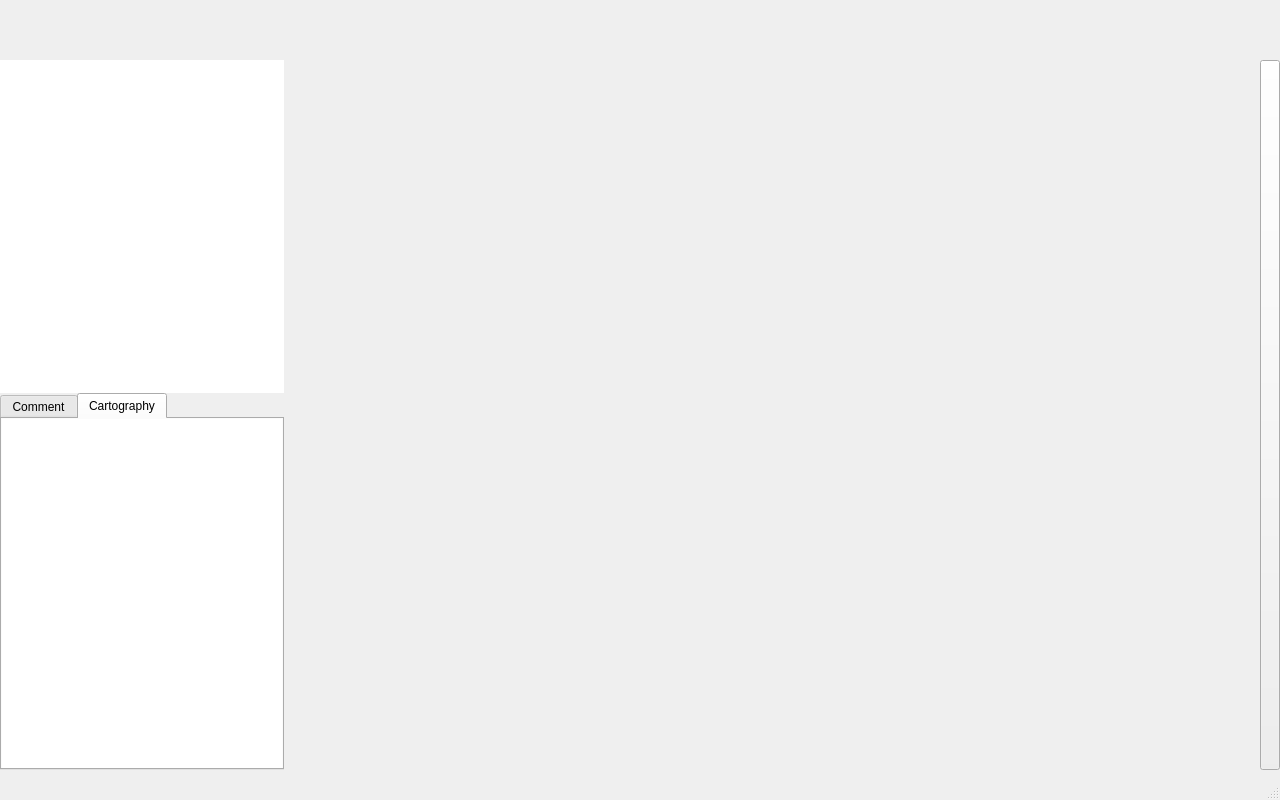
<?xml version="1.0" encoding="UTF-8"?>
<ui version="4.0">
 <class>AssemblyGui</class>
 <widget class="QMainWindow" name="AssemblyGui">
  <property name="geometry">
   <rect>
    <x>0</x>
    <y>0</y>
    <width>1280</width>
    <height>800</height>
   </rect>
  </property>
  <property name="sizePolicy">
   <sizepolicy hsizetype="MinimumExpanding" vsizetype="MinimumExpanding">
    <horstretch>0</horstretch>
    <verstretch>0</verstretch>
   </sizepolicy>
  </property>
  <property name="minimumSize">
   <size>
    <width>1280</width>
    <height>800</height>
   </size>
  </property>
  <property name="windowTitle">
   <string>Matisse 3</string>
  </property>
  <property name="windowIcon">
   <iconset resource="../resources/resources.qrc">
    <normaloff>:/png/ifremer-grand.png</normaloff>:/png/ifremer-grand.png</iconset>
  </property>
  <property name="animated">
   <bool>false</bool>
  </property>
  <widget class="QWidget" name="centralwidget">
   <layout class="QVBoxLayout" name="verticalLayout">
    <property name="spacing">
     <number>0</number>
    </property>
    <property name="leftMargin">
     <number>0</number>
    </property>
    <property name="topMargin">
     <number>0</number>
    </property>
    <property name="rightMargin">
     <number>0</number>
    </property>
    <property name="bottomMargin">
     <number>0</number>
    </property>
    <item>
     <widget class="MainControllBar" name="_MCB_controllBar">
      <property name="sizePolicy">
       <sizepolicy hsizetype="Expanding" vsizetype="Fixed">
        <horstretch>0</horstretch>
        <verstretch>0</verstretch>
       </sizepolicy>
      </property>
      <property name="minimumSize">
       <size>
        <width>300</width>
        <height>60</height>
       </size>
      </property>
      <property name="maximumSize">
       <size>
        <width>16777215</width>
        <height>16777215</height>
       </size>
      </property>
      <property name="frameShape">
       <enum>QFrame::NoFrame</enum>
      </property>
      <property name="frameShadow">
       <enum>QFrame::Raised</enum>
      </property>
      <property name="lineWidth">
       <number>0</number>
      </property>
     </widget>
    </item>
    <item>
     <layout class="QHBoxLayout" name="_HLAY_mapCreationView">
      <property name="spacing">
       <number>0</number>
      </property>
      <item>
       <widget class="QSplitter" name="_SPLIT_leftMenu">
        <property name="enabled">
         <bool>true</bool>
        </property>
        <property name="sizePolicy">
         <sizepolicy hsizetype="Fixed" vsizetype="Expanding">
          <horstretch>0</horstretch>
          <verstretch>0</verstretch>
         </sizepolicy>
        </property>
        <property name="minimumSize">
         <size>
          <width>0</width>
          <height>678</height>
         </size>
        </property>
        <property name="maximumSize">
         <size>
          <width>16777215</width>
          <height>16777215</height>
         </size>
        </property>
        <property name="lineWidth">
         <number>0</number>
        </property>
        <property name="orientation">
         <enum>Qt::Vertical</enum>
        </property>
        <property name="handleWidth">
         <number>0</number>
        </property>
        <property name="childrenCollapsible">
         <bool>false</bool>
        </property>
        <widget class="QWidget" name="verticalLayoutWidget">
         <layout class="QVBoxLayout" name="verticalLayout_4">
          <property name="spacing">
           <number>0</number>
          </property>
          <property name="topMargin">
           <number>0</number>
          </property>
          <item>
           <widget class="QTreeWidget" name="_TRW_assemblies">
            <property name="sizePolicy">
             <sizepolicy hsizetype="Expanding" vsizetype="Expanding">
              <horstretch>0</horstretch>
              <verstretch>0</verstretch>
             </sizepolicy>
            </property>
            <property name="minimumSize">
             <size>
              <width>0</width>
              <height>200</height>
             </size>
            </property>
            <property name="maximumSize">
             <size>
              <width>16777215</width>
              <height>16777215</height>
             </size>
            </property>
            <property name="autoFillBackground">
             <bool>true</bool>
            </property>
            <property name="frameShape">
             <enum>QFrame::NoFrame</enum>
            </property>
            <property name="lineWidth">
             <number>0</number>
            </property>
            <property name="horizontalScrollBarPolicy">
             <enum>Qt::ScrollBarAlwaysOff</enum>
            </property>
            <property name="autoScroll">
             <bool>true</bool>
            </property>
            <property name="dragEnabled">
             <bool>true</bool>
            </property>
            <property name="dragDropMode">
             <enum>QAbstractItemView::DragOnly</enum>
            </property>
            <property name="defaultDropAction">
             <enum>Qt::LinkAction</enum>
            </property>
            <property name="alternatingRowColors">
             <bool>true</bool>
            </property>
            <property name="selectionMode">
             <enum>QAbstractItemView::SingleSelection</enum>
            </property>
            <property name="selectionBehavior">
             <enum>QAbstractItemView::SelectRows</enum>
            </property>
            <property name="iconSize">
             <size>
              <width>10</width>
              <height>10</height>
             </size>
            </property>
            <property name="horizontalScrollMode">
             <enum>QAbstractItemView::ScrollPerPixel</enum>
            </property>
            <property name="indentation">
             <number>20</number>
            </property>
            <property name="uniformRowHeights">
             <bool>true</bool>
            </property>
            <property name="itemsExpandable">
             <bool>true</bool>
            </property>
            <property name="headerHidden">
             <bool>true</bool>
            </property>
            <property name="columnCount">
             <number>1</number>
            </property>
            <attribute name="headerVisible">
             <bool>false</bool>
            </attribute>
            <attribute name="headerMinimumSectionSize">
             <number>100</number>
            </attribute>
            <column>
             <property name="text">
              <string notr="true">1</string>
             </property>
            </column>
           </widget>
          </item>
         </layout>
        </widget>
        <widget class="QStackedWidget" name="_SW_helperTabSets">
         <property name="sizePolicy">
          <sizepolicy hsizetype="Expanding" vsizetype="Expanding">
           <horstretch>0</horstretch>
           <verstretch>0</verstretch>
          </sizepolicy>
         </property>
         <property name="minimumSize">
          <size>
           <width>0</width>
           <height>200</height>
          </size>
         </property>
         <property name="maximumSize">
          <size>
           <width>16777215</width>
           <height>16777215</height>
          </size>
         </property>
         <property name="lineWidth">
          <number>0</number>
         </property>
         <property name="currentIndex">
          <number>0</number>
         </property>
         <widget class="QWidget" name="_WID_mapViewTabSet">
          <property name="sizePolicy">
           <sizepolicy hsizetype="Expanding" vsizetype="Expanding">
            <horstretch>0</horstretch>
            <verstretch>0</verstretch>
           </sizepolicy>
          </property>
          <property name="minimumSize">
           <size>
            <width>0</width>
            <height>200</height>
           </size>
          </property>
          <property name="maximumSize">
           <size>
            <width>16777215</width>
            <height>16777215</height>
           </size>
          </property>
          <layout class="QGridLayout" name="gridLayout_9">
           <property name="leftMargin">
            <number>0</number>
           </property>
           <property name="topMargin">
            <number>0</number>
           </property>
           <property name="rightMargin">
            <number>0</number>
           </property>
           <property name="bottomMargin">
            <number>0</number>
           </property>
           <property name="spacing">
            <number>0</number>
           </property>
           <item row="0" column="0">
            <widget class="MatisseTabWidget" name="_TW_mapViewTabs">
             <property name="enabled">
              <bool>true</bool>
             </property>
             <property name="sizePolicy">
              <sizepolicy hsizetype="Expanding" vsizetype="Expanding">
               <horstretch>0</horstretch>
               <verstretch>0</verstretch>
              </sizepolicy>
             </property>
             <property name="minimumSize">
              <size>
               <width>0</width>
               <height>200</height>
              </size>
             </property>
             <property name="maximumSize">
              <size>
               <width>16777215</width>
               <height>16777215</height>
              </size>
             </property>
             <property name="currentIndex">
              <number>1</number>
             </property>
             <property name="elideMode">
              <enum>Qt::ElideNone</enum>
             </property>
             <property name="tabBarAutoHide">
              <bool>false</bool>
             </property>
             <widget class="QWidget" name="_TABW_properties">
              <property name="sizePolicy">
               <sizepolicy hsizetype="Expanding" vsizetype="Expanding">
                <horstretch>0</horstretch>
                <verstretch>0</verstretch>
               </sizepolicy>
              </property>
              <property name="minimumSize">
               <size>
                <width>0</width>
                <height>150</height>
               </size>
              </property>
              <property name="maximumSize">
               <size>
                <width>16777215</width>
                <height>16777215</height>
               </size>
              </property>
              <attribute name="title">
               <string>Comment</string>
              </attribute>
              <layout class="QGridLayout" name="gridLayout_3">
               <property name="leftMargin">
                <number>0</number>
               </property>
               <property name="topMargin">
                <number>0</number>
               </property>
               <property name="rightMargin">
                <number>0</number>
               </property>
               <property name="bottomMargin">
                <number>0</number>
               </property>
               <property name="spacing">
                <number>0</number>
               </property>
               <item row="0" column="0">
                <widget class="QTreeWidget" name="_TRW_assemblyInfo">
                 <property name="sizePolicy">
                  <sizepolicy hsizetype="Expanding" vsizetype="Expanding">
                   <horstretch>0</horstretch>
                   <verstretch>0</verstretch>
                  </sizepolicy>
                 </property>
                 <property name="minimumSize">
                  <size>
                   <width>0</width>
                   <height>150</height>
                  </size>
                 </property>
                 <property name="maximumSize">
                  <size>
                   <width>16777215</width>
                   <height>16777215</height>
                  </size>
                 </property>
                 <property name="frameShape">
                  <enum>QFrame::NoFrame</enum>
                 </property>
                 <property name="lineWidth">
                  <number>0</number>
                 </property>
                 <property name="horizontalScrollBarPolicy">
                  <enum>Qt::ScrollBarAlwaysOff</enum>
                 </property>
                 <property name="autoScroll">
                  <bool>false</bool>
                 </property>
                 <property name="autoScrollMargin">
                  <number>0</number>
                 </property>
                 <property name="alternatingRowColors">
                  <bool>true</bool>
                 </property>
                 <property name="selectionMode">
                  <enum>QAbstractItemView::NoSelection</enum>
                 </property>
                 <property name="indentation">
                  <number>0</number>
                 </property>
                 <property name="wordWrap">
                  <bool>true</bool>
                 </property>
                 <property name="columnCount">
                  <number>2</number>
                 </property>
                 <attribute name="headerVisible">
                  <bool>false</bool>
                 </attribute>
                 <attribute name="headerMinimumSectionSize">
                  <number>100</number>
                 </attribute>
                 <attribute name="headerDefaultSectionSize">
                  <number>100</number>
                 </attribute>
                 <column>
                  <property name="text">
                   <string notr="true">Champ</string>
                  </property>
                 </column>
                 <column>
                  <property name="text">
                   <string>Valeur</string>
                  </property>
                 </column>
                </widget>
               </item>
              </layout>
             </widget>
             <widget class="QWidget" name="_TABW_mapLayers">
              <property name="sizePolicy">
               <sizepolicy hsizetype="Expanding" vsizetype="Expanding">
                <horstretch>0</horstretch>
                <verstretch>0</verstretch>
               </sizepolicy>
              </property>
              <property name="minimumSize">
               <size>
                <width>0</width>
                <height>150</height>
               </size>
              </property>
              <property name="maximumSize">
               <size>
                <width>16777215</width>
                <height>16777215</height>
               </size>
              </property>
              <attribute name="title">
               <string>Cartography</string>
              </attribute>
              <layout class="QGridLayout" name="gridLayout_7">
               <property name="leftMargin">
                <number>0</number>
               </property>
               <property name="topMargin">
                <number>0</number>
               </property>
               <property name="rightMargin">
                <number>0</number>
               </property>
               <property name="bottomMargin">
                <number>0</number>
               </property>
               <property name="spacing">
                <number>0</number>
               </property>
               <item row="0" column="1">
                <widget class="QListWidget" name="_LW_mapLayers">
                 <property name="sizePolicy">
                  <sizepolicy hsizetype="Expanding" vsizetype="Expanding">
                   <horstretch>0</horstretch>
                   <verstretch>0</verstretch>
                  </sizepolicy>
                 </property>
                 <property name="minimumSize">
                  <size>
                   <width>280</width>
                   <height>150</height>
                  </size>
                 </property>
                 <property name="maximumSize">
                  <size>
                   <width>16777215</width>
                   <height>16777215</height>
                  </size>
                 </property>
                 <property name="frameShape">
                  <enum>QFrame::NoFrame</enum>
                 </property>
                 <property name="lineWidth">
                  <number>0</number>
                 </property>
                </widget>
               </item>
              </layout>
             </widget>
            </widget>
           </item>
          </layout>
         </widget>
         <widget class="QWidget" name="_WID_creationViewTabSet">
          <property name="sizePolicy">
           <sizepolicy hsizetype="Expanding" vsizetype="Expanding">
            <horstretch>0</horstretch>
            <verstretch>0</verstretch>
           </sizepolicy>
          </property>
          <property name="minimumSize">
           <size>
            <width>0</width>
            <height>200</height>
           </size>
          </property>
          <property name="maximumSize">
           <size>
            <width>16777215</width>
            <height>16777215</height>
           </size>
          </property>
          <layout class="QGridLayout" name="gridLayout_8">
           <property name="leftMargin">
            <number>0</number>
           </property>
           <property name="topMargin">
            <number>0</number>
           </property>
           <property name="rightMargin">
            <number>0</number>
           </property>
           <property name="bottomMargin">
            <number>0</number>
           </property>
           <property name="spacing">
            <number>0</number>
           </property>
           <item row="0" column="0">
            <widget class="MatisseTabWidget" name="_TW_creationViewTabs">
             <property name="sizePolicy">
              <sizepolicy hsizetype="Expanding" vsizetype="Expanding">
               <horstretch>0</horstretch>
               <verstretch>0</verstretch>
              </sizepolicy>
             </property>
             <property name="minimumSize">
              <size>
               <width>0</width>
               <height>200</height>
              </size>
             </property>
             <property name="maximumSize">
              <size>
               <width>16777215</width>
               <height>16777215</height>
              </size>
             </property>
             <property name="currentIndex">
              <number>2</number>
             </property>
             <property name="elideMode">
              <enum>Qt::ElideNone</enum>
             </property>
             <widget class="QWidget" name="_TABW_inputs">
              <property name="sizePolicy">
               <sizepolicy hsizetype="Expanding" vsizetype="Expanding">
                <horstretch>0</horstretch>
                <verstretch>0</verstretch>
               </sizepolicy>
              </property>
              <property name="minimumSize">
               <size>
                <width>0</width>
                <height>150</height>
               </size>
              </property>
              <property name="maximumSize">
               <size>
                <width>16777215</width>
                <height>16777215</height>
               </size>
              </property>
              <attribute name="title">
               <string>Sources</string>
              </attribute>
              <layout class="QGridLayout" name="gridLayout_4">
               <property name="leftMargin">
                <number>0</number>
               </property>
               <property name="topMargin">
                <number>5</number>
               </property>
               <property name="rightMargin">
                <number>0</number>
               </property>
               <property name="bottomMargin">
                <number>0</number>
               </property>
               <property name="spacing">
                <number>0</number>
               </property>
               <item row="0" column="0">
                <widget class="QListWidget" name="_LW_inputs">
                 <property name="sizePolicy">
                  <sizepolicy hsizetype="Expanding" vsizetype="Expanding">
                   <horstretch>0</horstretch>
                   <verstretch>0</verstretch>
                  </sizepolicy>
                 </property>
                 <property name="minimumSize">
                  <size>
                   <width>0</width>
                   <height>150</height>
                  </size>
                 </property>
                 <property name="maximumSize">
                  <size>
                   <width>16777215</width>
                   <height>16777215</height>
                  </size>
                 </property>
                 <property name="frameShape">
                  <enum>QFrame::NoFrame</enum>
                 </property>
                 <property name="lineWidth">
                  <number>0</number>
                 </property>
                 <property name="dragDropMode">
                  <enum>QAbstractItemView::DragOnly</enum>
                 </property>
                 <property name="defaultDropAction">
                  <enum>Qt::CopyAction</enum>
                 </property>
                 <property name="alternatingRowColors">
                  <bool>true</bool>
                 </property>
                 <property name="selectionBehavior">
                  <enum>QAbstractItemView::SelectRows</enum>
                 </property>
                 <property name="iconSize">
                  <size>
                   <width>50</width>
                   <height>60</height>
                  </size>
                 </property>
                 <property name="gridSize">
                  <size>
                   <width>0</width>
                   <height>60</height>
                  </size>
                 </property>
                 <property name="uniformItemSizes">
                  <bool>true</bool>
                 </property>
                 <property name="selectionRectVisible">
                  <bool>true</bool>
                 </property>
                </widget>
               </item>
              </layout>
             </widget>
             <widget class="QWidget" name="_TABW_processors">
              <property name="sizePolicy">
               <sizepolicy hsizetype="Expanding" vsizetype="Expanding">
                <horstretch>0</horstretch>
                <verstretch>0</verstretch>
               </sizepolicy>
              </property>
              <property name="minimumSize">
               <size>
                <width>0</width>
                <height>150</height>
               </size>
              </property>
              <property name="maximumSize">
               <size>
                <width>16777215</width>
                <height>16777215</height>
               </size>
              </property>
              <attribute name="title">
               <string>Processors</string>
              </attribute>
              <layout class="QGridLayout" name="gridLayout_5">
               <property name="leftMargin">
                <number>0</number>
               </property>
               <property name="topMargin">
                <number>5</number>
               </property>
               <property name="rightMargin">
                <number>0</number>
               </property>
               <property name="bottomMargin">
                <number>0</number>
               </property>
               <property name="spacing">
                <number>0</number>
               </property>
               <item row="0" column="0">
                <widget class="QListWidget" name="_LW_processors">
                 <property name="sizePolicy">
                  <sizepolicy hsizetype="Expanding" vsizetype="Expanding">
                   <horstretch>0</horstretch>
                   <verstretch>0</verstretch>
                  </sizepolicy>
                 </property>
                 <property name="minimumSize">
                  <size>
                   <width>0</width>
                   <height>150</height>
                  </size>
                 </property>
                 <property name="maximumSize">
                  <size>
                   <width>16777215</width>
                   <height>16777215</height>
                  </size>
                 </property>
                 <property name="frameShape">
                  <enum>QFrame::NoFrame</enum>
                 </property>
                 <property name="lineWidth">
                  <number>0</number>
                 </property>
                 <property name="dragDropMode">
                  <enum>QAbstractItemView::DragOnly</enum>
                 </property>
                 <property name="defaultDropAction">
                  <enum>Qt::CopyAction</enum>
                 </property>
                 <property name="alternatingRowColors">
                  <bool>true</bool>
                 </property>
                 <property name="selectionBehavior">
                  <enum>QAbstractItemView::SelectRows</enum>
                 </property>
                 <property name="iconSize">
                  <size>
                   <width>50</width>
                   <height>60</height>
                  </size>
                 </property>
                 <property name="gridSize">
                  <size>
                   <width>0</width>
                   <height>60</height>
                  </size>
                 </property>
                 <property name="uniformItemSizes">
                  <bool>true</bool>
                 </property>
                 <property name="selectionRectVisible">
                  <bool>true</bool>
                 </property>
                </widget>
               </item>
              </layout>
             </widget>
             <widget class="QWidget" name="_TABW_outputs">
              <property name="sizePolicy">
               <sizepolicy hsizetype="Expanding" vsizetype="Expanding">
                <horstretch>0</horstretch>
                <verstretch>0</verstretch>
               </sizepolicy>
              </property>
              <property name="minimumSize">
               <size>
                <width>0</width>
                <height>150</height>
               </size>
              </property>
              <property name="maximumSize">
               <size>
                <width>16777215</width>
                <height>16777215</height>
               </size>
              </property>
              <attribute name="title">
               <string>Destinations</string>
              </attribute>
              <layout class="QGridLayout" name="gridLayout_6">
               <property name="leftMargin">
                <number>0</number>
               </property>
               <property name="topMargin">
                <number>5</number>
               </property>
               <property name="rightMargin">
                <number>0</number>
               </property>
               <property name="bottomMargin">
                <number>0</number>
               </property>
               <property name="spacing">
                <number>0</number>
               </property>
               <item row="0" column="0">
                <widget class="QListWidget" name="_LW_outputs">
                 <property name="minimumSize">
                  <size>
                   <width>0</width>
                   <height>150</height>
                  </size>
                 </property>
                 <property name="maximumSize">
                  <size>
                   <width>16777215</width>
                   <height>16777215</height>
                  </size>
                 </property>
                 <property name="frameShape">
                  <enum>QFrame::NoFrame</enum>
                 </property>
                 <property name="lineWidth">
                  <number>0</number>
                 </property>
                 <property name="dragDropMode">
                  <enum>QAbstractItemView::DragOnly</enum>
                 </property>
                 <property name="defaultDropAction">
                  <enum>Qt::CopyAction</enum>
                 </property>
                 <property name="alternatingRowColors">
                  <bool>true</bool>
                 </property>
                 <property name="selectionBehavior">
                  <enum>QAbstractItemView::SelectRows</enum>
                 </property>
                 <property name="iconSize">
                  <size>
                   <width>50</width>
                   <height>60</height>
                  </size>
                 </property>
                 <property name="gridSize">
                  <size>
                   <width>0</width>
                   <height>60</height>
                  </size>
                 </property>
                 <property name="uniformItemSizes">
                  <bool>true</bool>
                 </property>
                 <property name="selectionRectVisible">
                  <bool>true</bool>
                 </property>
                </widget>
               </item>
              </layout>
             </widget>
            </widget>
           </item>
          </layout>
         </widget>
        </widget>
       </widget>
      </item>
      <item>
       <widget class="QWidget" name="_WID_workViewContainer" native="true">
        <property name="sizePolicy">
         <sizepolicy hsizetype="Expanding" vsizetype="Expanding">
          <horstretch>0</horstretch>
          <verstretch>0</verstretch>
         </sizepolicy>
        </property>
        <layout class="QGridLayout" name="gridLayout_2">
         <property name="leftMargin">
          <number>0</number>
         </property>
         <property name="topMargin">
          <number>0</number>
         </property>
         <property name="rightMargin">
          <number>0</number>
         </property>
         <property name="bottomMargin">
          <number>0</number>
         </property>
         <property name="spacing">
          <number>0</number>
         </property>
         <item row="0" column="0">
          <widget class="QStackedWidget" name="_SW_viewStack">
           <property name="sizePolicy">
            <sizepolicy hsizetype="Expanding" vsizetype="Expanding">
             <horstretch>100</horstretch>
             <verstretch>100</verstretch>
            </sizepolicy>
           </property>
           <property name="minimumSize">
            <size>
             <width>580</width>
             <height>710</height>
            </size>
           </property>
           <property name="sizeIncrement">
            <size>
             <width>0</width>
             <height>0</height>
            </size>
           </property>
           <property name="baseSize">
            <size>
             <width>0</width>
             <height>0</height>
            </size>
           </property>
           <property name="lineWidth">
            <number>0</number>
           </property>
           <property name="currentIndex">
            <number>0</number>
           </property>
           <widget class="UserFormWidget" name="_WID_mapViewSceneContainer">
            <property name="sizePolicy">
             <sizepolicy hsizetype="Expanding" vsizetype="Expanding">
              <horstretch>0</horstretch>
              <verstretch>0</verstretch>
             </sizepolicy>
            </property>
            <property name="minimumSize">
             <size>
              <width>580</width>
              <height>710</height>
             </size>
            </property>
           </widget>
           <widget class="MatisseServer::ExpertFormWidget" name="_WID_creationSceneContainer">
            <property name="sizePolicy">
             <sizepolicy hsizetype="Expanding" vsizetype="Expanding">
              <horstretch>0</horstretch>
              <verstretch>0</verstretch>
             </sizepolicy>
            </property>
            <property name="minimumSize">
             <size>
              <width>580</width>
              <height>710</height>
             </size>
            </property>
           </widget>
          </widget>
         </item>
        </layout>
       </widget>
      </item>
      <item>
       <widget class="QScrollArea" name="_SCA_parametersDock">
        <property name="sizePolicy">
         <sizepolicy hsizetype="Fixed" vsizetype="Expanding">
          <horstretch>0</horstretch>
          <verstretch>0</verstretch>
         </sizepolicy>
        </property>
        <property name="minimumSize">
         <size>
          <width>400</width>
          <height>0</height>
         </size>
        </property>
        <property name="frameShape">
         <enum>QFrame::NoFrame</enum>
        </property>
        <property name="lineWidth">
         <number>0</number>
        </property>
        <property name="widgetResizable">
         <bool>true</bool>
        </property>
        <widget class="QWidget" name="scrollAreaWidgetContents">
         <property name="geometry">
          <rect>
           <x>0</x>
           <y>0</y>
           <width>400</width>
           <height>708</height>
          </rect>
         </property>
        </widget>
       </widget>
      </item>
      <item>
       <widget class="MatisseServer::ParametersFoldButton" name="_PB_parameterFold">
        <property name="sizePolicy">
         <sizepolicy hsizetype="Fixed" vsizetype="Expanding">
          <horstretch>0</horstretch>
          <verstretch>0</verstretch>
         </sizepolicy>
        </property>
        <property name="minimumSize">
         <size>
          <width>20</width>
          <height>0</height>
         </size>
        </property>
        <property name="maximumSize">
         <size>
          <width>20</width>
          <height>16777215</height>
         </size>
        </property>
        <property name="toolTip">
         <string>Deplier la fenetre de parametrage</string>
        </property>
        <property name="text">
         <string/>
        </property>
        <property name="icon">
         <iconset resource="../icons.qrc">
          <normaloff>:/qss_icons/icons/Roue.svg</normaloff>:/qss_icons/icons/Roue.svg</iconset>
        </property>
       </widget>
      </item>
     </layout>
    </item>
   </layout>
  </widget>
  <widget class="QStatusBar" name="statusbar">
   <property name="sizePolicy">
    <sizepolicy hsizetype="Expanding" vsizetype="Fixed">
     <horstretch>0</horstretch>
     <verstretch>0</verstretch>
    </sizepolicy>
   </property>
   <property name="minimumSize">
    <size>
     <width>1280</width>
     <height>30</height>
    </size>
   </property>
   <property name="maximumSize">
    <size>
     <width>16777215</width>
     <height>30</height>
    </size>
   </property>
   <property name="layoutDirection">
    <enum>Qt::LeftToRight</enum>
   </property>
  </widget>
 </widget>
 <customwidgets>
  <customwidget>
   <class>UserFormWidget</class>
   <extends>QWidget</extends>
   <header>UserFormWidget.h</header>
  </customwidget>
  <customwidget>
   <class>MainControllBar</class>
   <extends>QFrame</extends>
   <header>MainControllBar.h</header>
   <container>1</container>
  </customwidget>
  <customwidget>
   <class>MatisseTabWidget</class>
   <extends>QTabWidget</extends>
   <header>MatisseTabWidget.h</header>
   <container>1</container>
  </customwidget>
  <customwidget>
   <class>MatisseServer::ExpertFormWidget</class>
   <extends>QWidget</extends>
   <header>ExpertFormWidget.h</header>
   <container>1</container>
  </customwidget>
  <customwidget>
   <class>MatisseServer::ParametersFoldButton</class>
   <extends>QPushButton</extends>
   <header>ParametersFoldButton.h</header>
  </customwidget>
 </customwidgets>
 <resources>
  <include location="../icons.qrc"/>
  <include location="../resources/resources.qrc"/>
 </resources>
 <connections/>
</ui>
